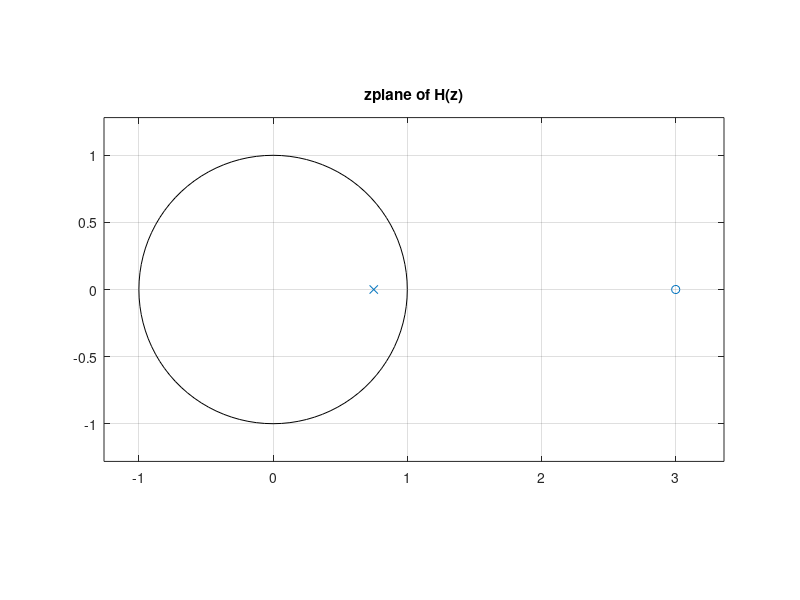
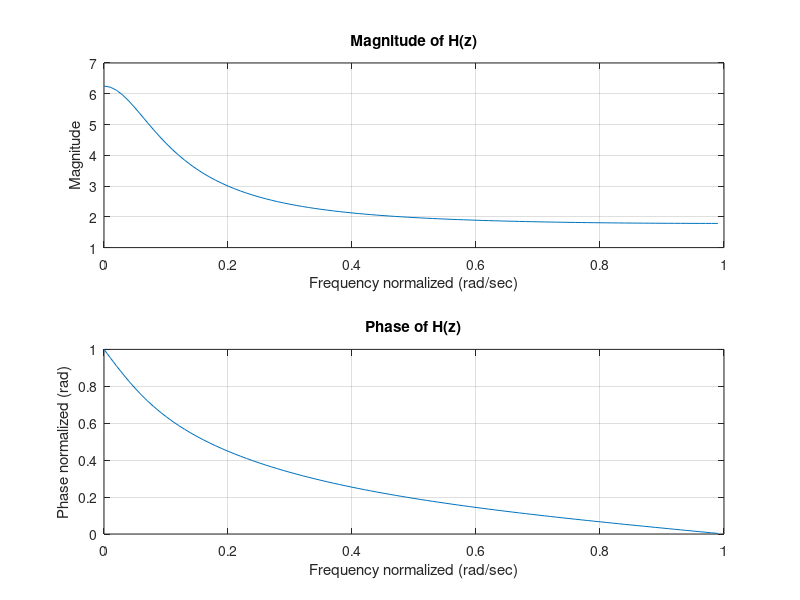

These charts were generated, in order, by the following MATLAB code:
close all
clear
clc

%% Part(a)
num = [25 -75];
den = [32 -24];

figure(1)
zplane(num, den);
title('zplane of H(z)')
grid on;

%% Part(b)
[H,W] = freqz(num,den,100);

figure(2)
subplot(2,1,1)
plot(W/pi,abs(H))
title('Magnitude of H(z)')
xlabel('Frequency normalized (rad/sec)')
ylabel('Magnitude')
grid on
subplot(2,1,2)
plot(W/pi, angle(H)/pi)
title('Phase of H(z)')
xlabel('Frequency normalized (rad/sec)')
ylabel('Phase normalized (rad)')
grid on
% axis([min(W/pi) max(W/pi) min(angle(H) * 180/pi) max(angle(H) * 180/pi)])
